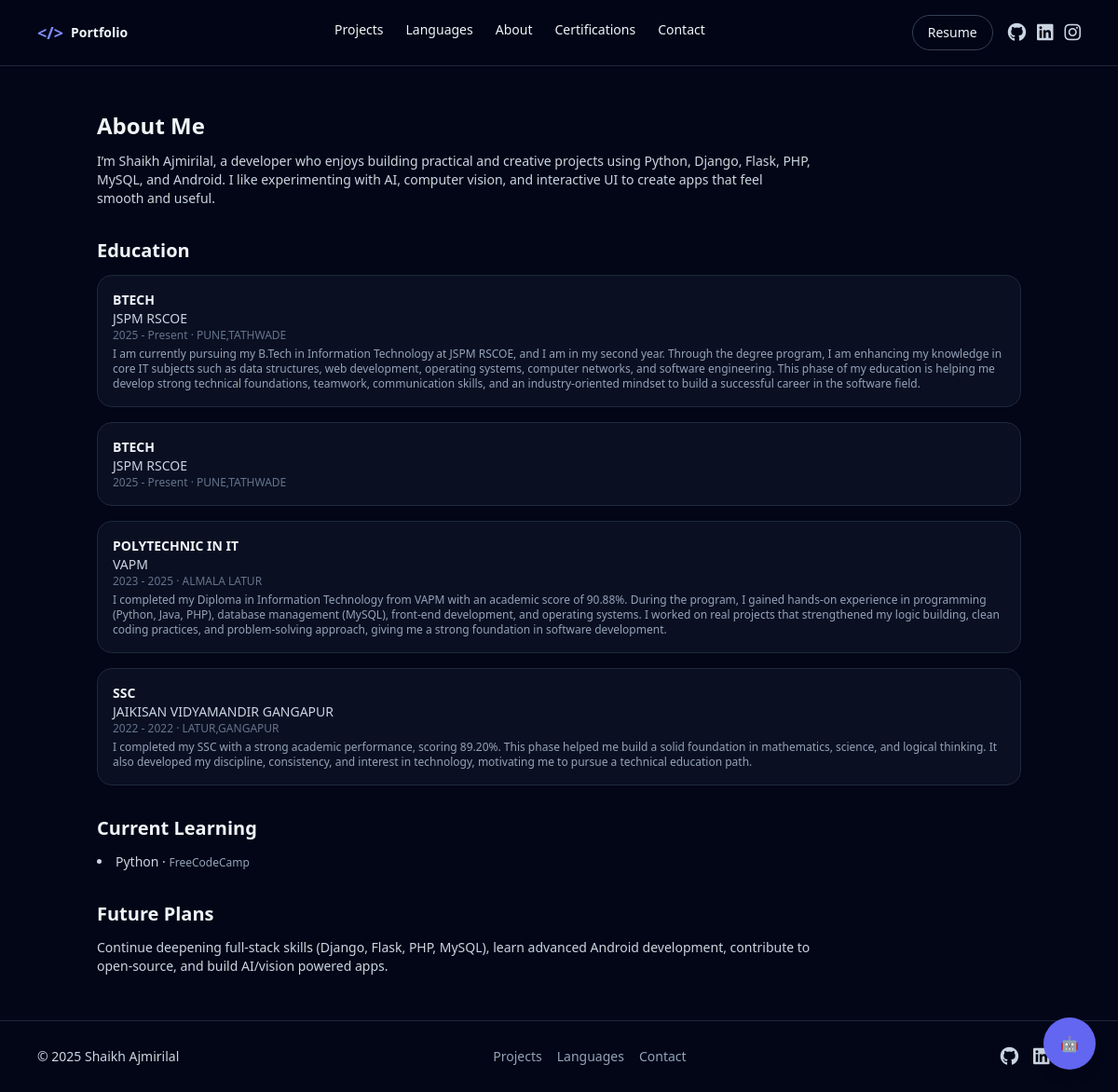
Page /about/ on the earlier database version.
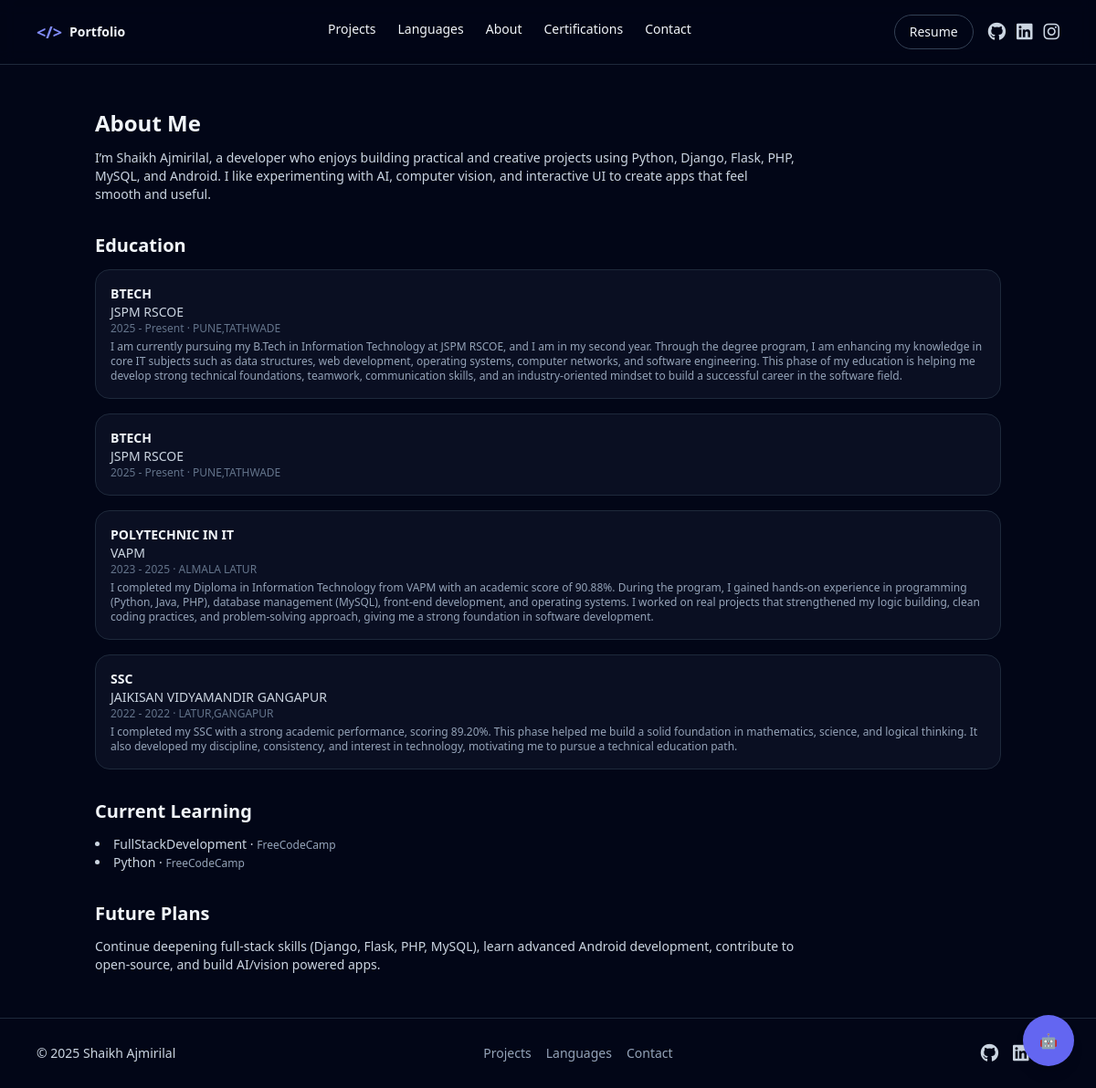
Same page on the later database version.
### core/models.py (models this page shows, shortened)
class Education(models.Model):
    degree = models.CharField(max_length=200)
    institution = models.CharField(max_length=200)
    location = models.CharField(max_length=200, blank=True)
    start_year = models.IntegerField()
    end_year = models.IntegerField(blank=True, null=True)
    is_current = models.BooleanField(default=False)
    details = models.TextField(blank=True)

class Course(models.Model):
    title = models.CharField(max_length=200)
    platform = models.CharField(max_length=200)
    is_current = models.BooleanField(default=True)

### core/views.py (the view)
# urls.py: path('about/', views.about, name='about'),                # add about view if used by templates
def about(request):
    from .models import Education, Course
    education_list = list(Education.objects.all().order_by('-end_year', '-start_year')) if hasattr(Education, "objects") else []
    current_courses = list(Course.objects.filter(is_current=True).order_by('-id')) if hasattr(Course, "objects") else []
    future_plans = (
        "Continue deepening full-stack skills (Django, Flask, PHP, MySQL), "
        "learn advanced Android development, contribute to open-source, and build AI/vision powered apps."
    )
    return render(request, "core/about.html", {
        "education_list": education_list,
        "current_courses": current_courses,
        "future_plans": future_plans,
    })

### core/templates/core/about.html (shortened to what this page needs)
{% extends "core/base.html" %}
{% block content %}
<section class="max-w-5xl mx-auto px-4 py-12 space-y-8">
  <div>
    <h1 class="text-2xl font-bold mb-3">About Me</h1>
    <p class="text-sm text-slate-300 max-w-3xl">
      I’m Shaikh Ajmirilal, a developer who enjoys building practical and creative projects using
      Python, Django, Flask, PHP, MySQL, and Android. I like experimenting with AI, computer vision,
      and interactive UI to create apps that feel smooth and useful.
    </p>
  </div>
  <div>
    <h2 class="text-xl font-semibold mb-3">Education</h2>
    <div class="space-y-4 text-sm">
      {% for edu in education_list %}
        <div class="border border-slate-800 rounded-2xl p-4 bg-slate-900/60">
          <p class="font-semibold">{{ edu.degree }}</p>
          <p class="text-slate-300">{{ edu.institution }}</p>
          <p class="text-slate-500 text-xs">
            {{ edu.start_year }} - {% if edu.is_current %}Present{% else %}{{ edu.end_year }}{% endif %}
            {% if edu.location %} · {{ edu.location }}{% endif %}
          </p>
          {% if edu.details %}
            <p class="text-slate-400 text-xs mt-1">{{ edu.details }}</p>
          {% endif %}
        </div>
      {% empty %}
        <p class="text-slate-500 text-sm">Add your education details in the admin panel.</p>
      {% endfor %}
    </div>
  </div>
  <div>
    <h2 class="text-xl font-semibold mb-3">Current Learning</h2>
    <ul class="list-disc list-inside text-sm text-slate-300">
      {% for course in current_courses %}
        <li>{{ course.title }} · <span class="text-slate-400 text-xs">{{ course.platform }}</span></li>
      {% empty %}
        <li class="text-slate-500 text-sm">Add your current courses in the admin panel.</li>
      {% endfor %}
    </ul>
  </div>
  <div>
    <h2 class="text-xl font-semibold mb-3">Future Plans</h2>
    <p class="text-sm text-slate-300 max-w-3xl">
      {{ future_plans }}
    </p>
  </div>
</section>
{% endblock %}

Differences in the rows shown:
added Course: title "FullStackDevelopment", platform "FreeCodeCamp"
